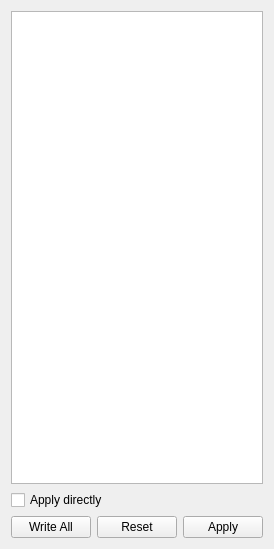
<?xml version="1.0" encoding="UTF-8"?>
<ui version="4.0">
 <class>Form</class>
 <widget class="QWidget" name="Form">
  <property name="geometry">
   <rect>
    <x>0</x>
    <y>0</y>
    <width>263</width>
    <height>549</height>
   </rect>
  </property>
  <property name="windowTitle">
   <string>Form</string>
  </property>
  <layout class="QVBoxLayout" name="verticalLayout">
   <item>
    <widget class="QTableView" name="tableView"/>
   </item>
   <item>
    <layout class="QHBoxLayout" name="horizontalLayout_8">
     <item>
      <widget class="QCheckBox" name="autoApplyBox">
       <property name="text">
        <string>Apply directly</string>
       </property>
      </widget>
     </item>
     <item>
      <spacer name="horizontalSpacer_2">
       <property name="orientation">
        <enum>Qt::Horizontal</enum>
       </property>
       <property name="sizeHint" stdset="0">
        <size>
         <width>40</width>
         <height>20</height>
        </size>
       </property>
      </spacer>
     </item>
    </layout>
   </item>
   <item>
    <layout class="QHBoxLayout" name="horizontalLayout">
     <item>
      <spacer name="horizontalSpacer">
       <property name="orientation">
        <enum>Qt::Horizontal</enum>
       </property>
       <property name="sizeHint" stdset="0">
        <size>
         <width>40</width>
         <height>20</height>
        </size>
       </property>
      </spacer>
     </item>
     <item>
      <widget class="QPushButton" name="writeAllButton">
       <property name="text">
        <string>Write All</string>
       </property>
      </widget>
     </item>
     <item>
      <widget class="QPushButton" name="resetButton">
       <property name="text">
        <string>Reset</string>
       </property>
      </widget>
     </item>
     <item>
      <widget class="QPushButton" name="applyButton">
       <property name="text">
        <string>Apply</string>
       </property>
      </widget>
     </item>
    </layout>
   </item>
  </layout>
 </widget>
 <tabstops>
  <tabstop>autoApplyBox</tabstop>
  <tabstop>writeAllButton</tabstop>
  <tabstop>resetButton</tabstop>
  <tabstop>applyButton</tabstop>
 </tabstops>
 <resources/>
 <connections/>
</ui>
